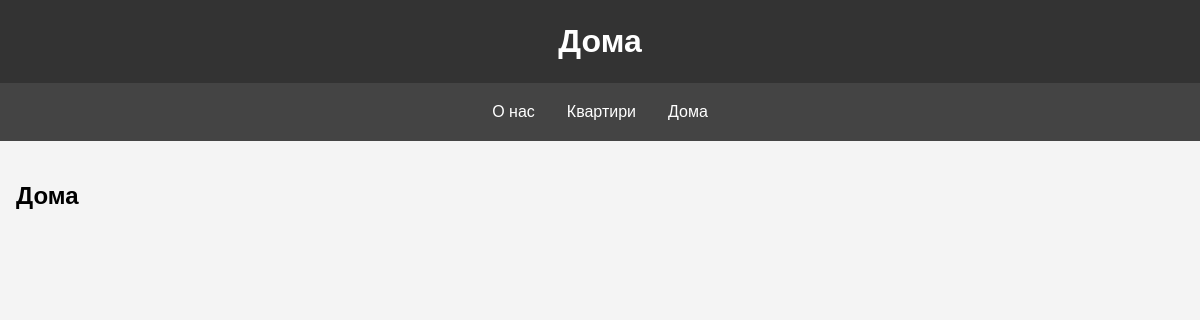
Page /houses on the earlier database version.
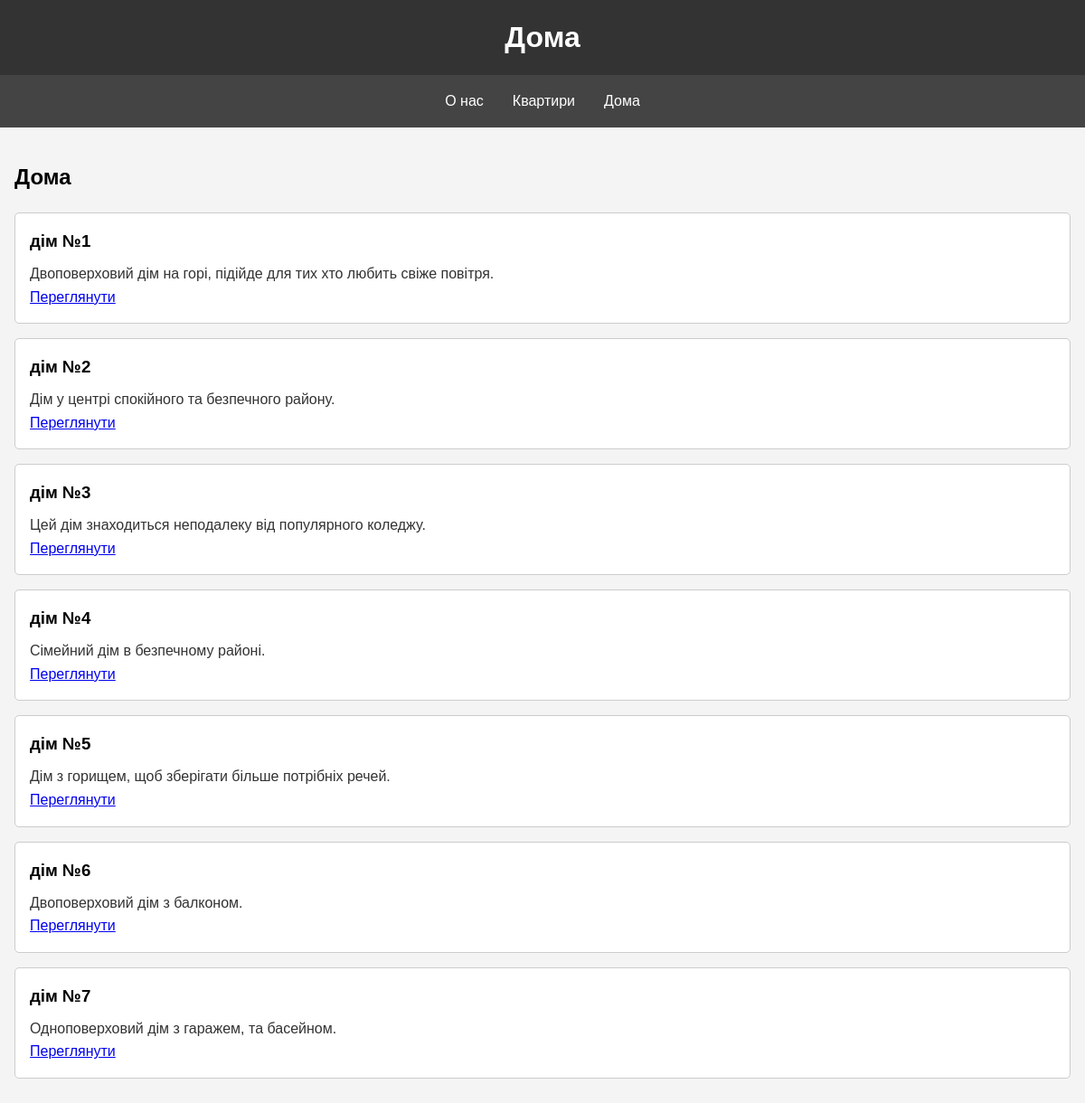
Same page on the later database version.
### tables this page shows
CREATE TABLE house(id INTEGER PRIMARY KEY AUTOINCREMENT,name VARCHAR(255),description VARCHAR(255),price INTEGER,rooms INTEGER,square INTEGERimage_name VARCHAR(255));

### main.py (the view)
@app.route("/houses")
def houses():
    conn = sqlite3.connect("database.sqlite")
    cursor = conn.cursor()
    cards = cursor.execute("SELECT * FROM house").fetchall()
    return render_template("houses.html", cards=cards)

### templates/houses.html (shortened to what this page needs)
<!DOCTYPE html>
<html lang="ru">
<head>
</head>
<body>
    <header>
        <h1>Дома</h1>
    </header>
    <nav>
        <a href="{{url_for('about')}}">О нас</a>
        <a href="{{url_for('apartments')}}">Квартири</a>
        <a href="{{url_for('houses')}}">Дома</a>
    </nav>
    <section>
        <h2>Дома</h2>
        {% for card in cards %}
            <div class="property">
                <h3>{{card[1]}}</h3>
                <p>{{card[2]}}</p>
                <a href="{{url_for('info',p_type='house', p_id=card[0])}}">Переглянути</a>
            </div>
        {% endfor %}
    </section>
</body>
</html>

Differences in the rows shown:
added house: name "дім №1", description "Двоповерховий дім на горі, підійде для тих хто любить свіже повітря."
added house: name "дім №2", description "Дім у центрі спокійного та безпечного району."
added house: name "дім №3", description "Цей дім знаходиться неподалеку від популярного коледжу."
added house: name "дім №4", description "Сімейний дім в безпечному районі."
added house: name "дім №5", description "Дім з горищем, щоб зберігати більше потрібніх речей."
added house: name "дім №6", description "Двоповерховий дім з балконом."
added house: name "дім №7", description "Одноповерховий дім з гаражем, та басейном."
